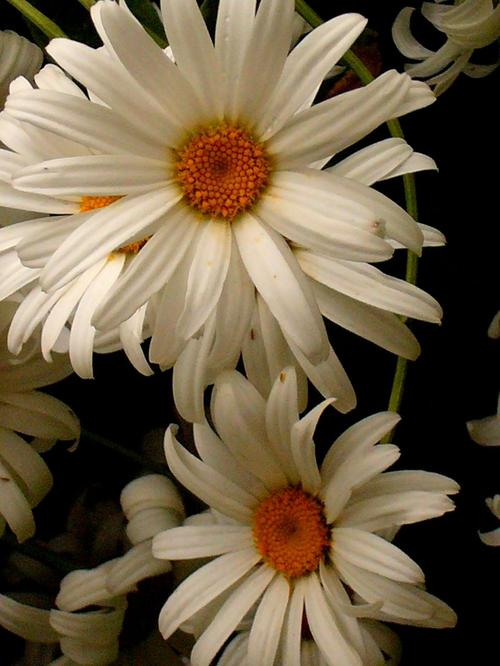
#> input picture flowers/test/daisy/1166535346_c10ec38f61_o.jpg, 500 x 666 px, given in place of 5419048_d1f570fdd0_k.jpg, which was not available
$ jupyter execute --allow-errors hog_hsv.ipynb   (text cells are left out)
#> lines starting #> are read from the running program, lines starting #| are printed output that depends on the picture; pictures that were not available may be replaced by others from this repository, and a replacement may not be noted
[cell 1]
import cv2
import matplotlib.pyplot as plt
from skimage.feature import hog
from skimage import exposure
import numpy as np

def extract_and_visualize_specific_hog_orientations(image_path):
    """
    Nhập vào một ảnh, trích xuất đặc trưng HOG và hiển thị các kênh định hướng
    được chỉ định (6, 7, 8, 9).

    Args:
        image_path (str): Đường dẫn đến file ảnh.
    """
    # 1. Đọc ảnh
    image = cv2.imread(image_path)
#> image is the input picture: shape (666, 500, 3); mean B, G, R 70.3, 94.5, 109.8
    if image is None:
        print(f"Lỗi: Không thể đọc ảnh từ đường dẫn {image_path}")
        return

    # Chuyển đổi ảnh từ BGR sang RGB để hiển thị với matplotlib
    image_rgb = cv2.cvtColor(image, cv2.COLOR_BGR2RGB)

    # 2. Chuyển đổi ảnh sang ảnh xám
    gray_image = cv2.cvtColor(image, cv2.COLOR_BGR2GRAY)
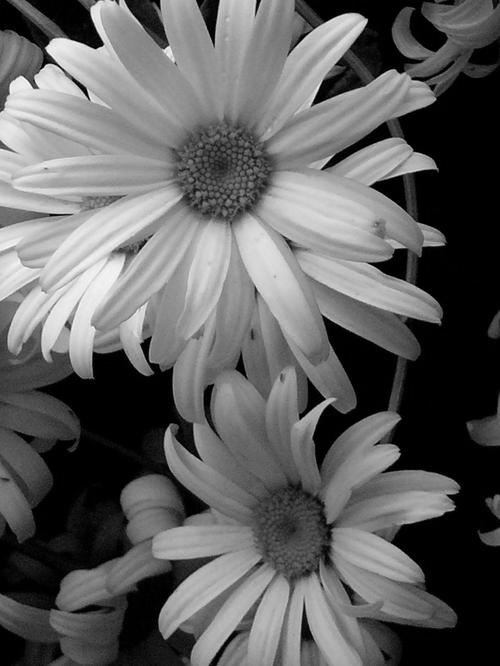
#> gray_image: shape (666, 500); min 0, max 252, mean 96.4

    print(f"Đang trích xuất đặc trưng HOG cho ảnh: {image_path}")

    # 3. Áp dụng HOG để trích xuất đặc trưng
    # Sử dụng 9 orientations, vì 6, 7, 8, 9 (tương ứng index 5, 6, 7, 8) nằm trong phạm vi này.
    num_orientations_to_extract = 11
    fd = hog(gray_image,
         orientations=num_orientations_to_extract,
         pixels_per_cell=(4, 4),
         cells_per_block=(2, 2),
         visualize=False,
         channel_axis=None, # Hoặc bỏ đi nếu bạn đang dùng scikit-image cũ
         feature_vector=False)
    # Lấy số lượng orientations thực tế từ mảng fd
    num_orientations_actual = fd.shape[-1]
#> num_orientations_actual = 11

    # Tính toán kích thước của ma trận cells
    n_cells_y = fd.shape[0]
#> n_cells_y = 165
    n_cells_x = fd.shape[1]
#> n_cells_x = 124

    # Tạo một ma trận để chứa giá trị cường độ cho mỗi orientation tại mỗi cell
    orientation_maps = np.zeros((n_cells_y, n_cells_x, num_orientations_actual))

    # Duyệt qua các blocks và cells để tính trung bình hoặc tổng hợp
    for y in range(n_cells_y):
        for x in range(n_cells_x):
            orientation_maps[y, x, :] = np.mean(fd[y, x], axis=(0, 1))

    # Các kênh định hướng muốn hiển thị (index trong mảng, bắt đầu từ 0)
    # Tương ứng với "orientation 6, 7, 8, 9" nếu đếm từ 1
    desired_orientation_indices = [6, 7, 8, 9]  # Chuyển sang index 0-based

    # 4. Hiển thị ảnh gốc và các kênh định hướng được chọn
    plt.figure(figsize=(15, 6)) # Điều chỉnh kích thước figure

    # Ảnh gốc
    plt.subplot(1, 5, 1) # 1 hàng, 5 cột
    plt.imshow(image_rgb)
    plt.title('Ảnh gốc')
    plt.axis('off')

    # Hiển thị từng kênh định hướng được chọn
    for i, orientation_idx in enumerate(desired_orientation_indices):
        if orientation_idx < num_orientations_actual:
            plt.subplot(1, 5, i + 2) # Bắt đầu từ vị trí thứ 2

            orientation_channel = orientation_maps[:, :, orientation_idx]
            # Rescale về kích thước ảnh gốc để hiển thị dễ hơn
            orientation_channel_resized = cv2.resize(orientation_channel, (gray_image.shape[1], gray_image.shape[0]), interpolation=cv2.INTER_NEAREST)
            orientation_channel_normalized = exposure.rescale_intensity(orientation_channel_resized, out_range=(0, 1))

            plt.imshow(orientation_channel_normalized, cmap='gray')
            plt.title(f'Orientation {orientation_idx + 1}') # Hiển thị theo cách đếm từ 1
            plt.axis('off')
        else:
            print(f"Cảnh báo: Orientation {orientation_idx + 1} không tồn tại (chỉ có {num_orientations_actual} orientations).")
            # Nếu muốn hiển thị một ô trống hoặc thông báo lỗi:
            plt.subplot(1, 5, i + 2)
            plt.text(0.5, 0.5, f'Orientation {orientation_idx + 1}\nKhông tồn tại',
                     horizontalalignment='center', verticalalignment='center',
                     transform=plt.gca().transAxes, color='red')
            plt.axis('off')
#> this loop made 4 passes
#> pass 1, in extract_and_visualize_specific_hog_orientations, `orientation_channel = orientation_maps[:, :, orientation_idx]`:
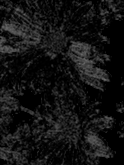
#> orientation_channel: shape (165, 124) float64; min 0, max 0.422, mean 0.0772
#> pass 1, in extract_and_visualize_specific_hog_orientations, `orientation_channel_normalized = exposure.rescale_intensity(orientatio..`:
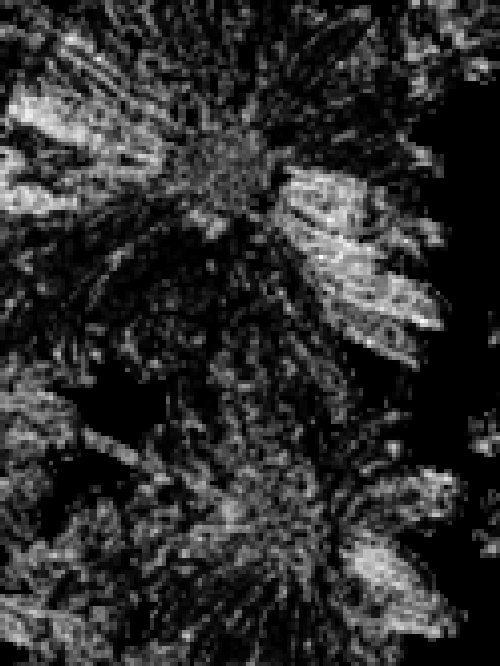
#> orientation_channel_normalized: shape (666, 500) float64; min 0, max 1, mean 0.183
#> pass 2, in extract_and_visualize_specific_hog_orientations, `orientation_channel = orientation_maps[:, :, orientation_idx]`:
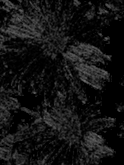
#> orientation_channel: shape (165, 124) float64; min 0, max 0.429, mean 0.0789
#> after the loop:
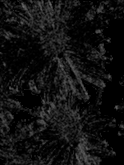
#> orientation_channel: shape (165, 124) float64; min 0, max 0.417, mean 0.0704

    plt.tight_layout()
    plt.show()
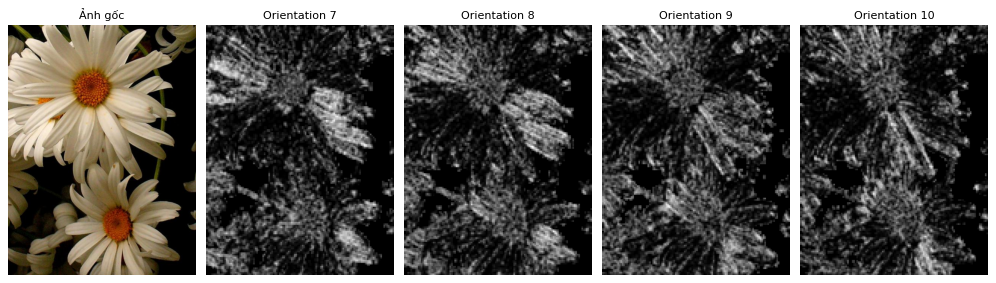
#> figure drawn by matplotlib, 5 panels
image_path = '../flowers/train/lily/5419048_d1f570fdd0_k.jpg'  # Thay đổi đường dẫn ảnh tại đây
extract_and_visualize_specific_hog_orientations(image_path)

[cell 2]
import numpy as np
import cv2
import os
from pathlib import Path
from skimage.feature import hog
from sklearn.preprocessing import LabelEncoder
from sklearn.svm import SVC
from sklearn.metrics import accuracy_score

# --- 1. Hàm Trích xuất Color Histogram HSV ---
# [42 lines left out: functions extract_color_hist_hsv, extract_hog, extract_features, not called in this run]

[cell 3]
# --- 4. Hàm Tải Dữ liệu và Trích xuất Đặc trưng ---
def load_and_extract_features(data_dir, orientations, resize_shape=(128, 128)):
    """Tải đường dẫn ảnh, trích xuất đặc trưng, và mã hóa nhãn."""
    X_features = []
    y_labels = []

    data_path = Path(data_dir)
    class_names = sorted([d.name for d in data_path.iterdir() if d.is_dir()])

    print(f"Đang tải và trích xuất từ: {data_dir} (Ori={orientations})")

    for class_name in class_names:
        class_path = data_path / class_name
        img_files = list(class_path.glob("*.jpg")) # Tìm file ảnh
        # Thêm các loại file ảnh khác nếu cần...

        for img_path in img_files:
            feats = extract_features(img_path, orientations=orientations, resize_shape=resize_shape)

            if feats is not None:
                X_features.append(feats)
                y_labels.append(class_name)

    if not y_labels:
        return np.array([]), np.array([]), class_names

    le = LabelEncoder()
    y_labels_encoded = le.fit_transform(y_labels)

    return np.array(X_features), y_labels_encoded, class_names

# --- CẤU HÌNH VÀ TẢI BAN ĐẦU ---
FLOWER_DATASET_ROOT = '../flowers'
TRAIN_DIR = os.path.join(FLOWER_DATASET_ROOT, 'train')
VAL_DIR = os.path.join(FLOWER_DATASET_ROOT, 'val')
IMG_SIZE = (128, 128)
DEFAULT_ORIENTATION = 9

C_list = [10]
gamma_list = ["scale"]
kernel_list = ["rbf"]
ORIENTATION_VALUES = [7, 8, 9, 10]

overall_best_model = None
overall_best_val_acc = 0.0
overall_best_orientation = 0
results = []

# Tải dữ liệu ban đầu để kiểm tra
try:
    X_train_base, y_train_base, class_names = load_and_extract_features(TRAIN_DIR, orientations=DEFAULT_ORIENTATION, resize_shape=IMG_SIZE)
    print(f"Kích thước tập huấn luyện gốc: {X_train_base.shape}")
except Exception as e:
    print(f"Lỗi: Không thể tải dữ liệu ban đầu. Vui lòng kiểm tra lại đường dẫn: {FLOWER_DATASET_ROOT}")
    raise e

[cell 4]
from sklearn.preprocessing import StandardScaler
from sklearn.decomposition import PCA

def apply_scaling_and_pca(X_train, X_val, n_components=0.95):
    """Thực hiện Chuẩn hóa và PCA, chỉ Fit trên tập Train."""

    # Chuẩn hóa (Standard Scaling)
    scaler = StandardScaler()
    X_train_scaled = scaler.fit_transform(X_train)
    X_val_scaled = scaler.transform(X_val)

    # PCA giảm chiều
    pca = PCA(n_components=n_components, random_state=42)
    X_train_pca = pca.fit_transform(X_train_scaled)
    X_val_pca = pca.transform(X_val_scaled)

    print(f"   [PCA] Kích thước gốc: {X_train_scaled.shape[1]} -> Kích thước sau PCA: {X_train_pca.shape[1]}")

    return X_train_pca, X_val_pca

[cell 5]
import pandas as pd
import numpy as np
from sklearn.svm import SVC
from sklearn.metrics import accuracy_score, precision_score, recall_score, f1_score
import pickle
# ... (các import khác)

# --- VÒNG LẶP LỒNG NHAU (GRID SEARCH) ---

# Đảm bảo các danh sách tham số C_list, gamma_list, kernel_list đã được định nghĩa
# (Ví dụ: C_list = [0.1, 1, 10, 100], gamma_list = ["scale", "auto", 0.001, 0.01, 0.1], kernel_list = ["rbf", "linear"])

# Reset biến results để lưu trữ metrics chi tiết
results = []

#> (the rest of this cell did not finish here and is left out)

[cell 6]
import numpy as np
import cv2
import pickle
import os
from pathlib import Path
from sklearn.preprocessing import StandardScaler
from sklearn.decomposition import PCA
from skimage.feature import hog
from sklearn.preprocessing import LabelEncoder
from sklearn.svm import SVC
from sklearn.metrics import accuracy_score

# --- I. TÁI TẠO CÁC HÀM TRÍCH XUẤT ĐẶC TRƯNG TỪ NOTEBOOK ---

# [40 lines left out: functions extract_color_hist_hsv, extract_hog, extract_features, not called in this run]

def load_and_extract_features(data_dir, orientations, resize_shape=(128, 128)):
    """Tải dữ liệu và trích xuất đặc trưng."""
    X_features = []
    y_labels = []

    data_path = Path(data_dir)
    class_names = sorted([d.name for d in data_path.iterdir() if d.is_dir()])

    for class_name in class_names:
        class_path = data_path / class_name
        img_files = list(class_path.glob("*.jpg"))

        for img_path in img_files:
            feats = extract_features(img_path, orientations=orientations, resize_shape=resize_shape)

            if feats is not None:
                X_features.append(feats)
                y_labels.append(class_name)

    if not y_labels:
        return np.array([]), np.array([]), class_names

    return np.array(X_features), np.array(y_labels), class_names


# --- II. THỰC HIỆN FIT CUỐI CÙNG VÀ LƯU ---

# Các giá trị cố định (từ kết quả grid search: Orientation=9, C=10, gamma='scale')
BEST_ORIENTATION = 9
IMAGE_RESIZE_SHAPE = (128, 128)
N_COMPONENTS_PCA = 0.95
SVC_C = 10
SVC_GAMMA = 'scale'

# CẦN CHỈNH SỬA ĐƯỜNG DẪN GỐC NẾU CẦN
FLOWER_DATASET_ROOT = '../flowers'
TRAIN_DIR = os.path.join(FLOWER_DATASET_ROOT, 'train')
VAL_DIR = os.path.join(FLOWER_DATASET_ROOT, 'val')

# 1. Tải và trích xuất đặc trưng cho Train và Val
X_train, y_train, class_names = load_and_extract_features(TRAIN_DIR, BEST_ORIENTATION, IMAGE_RESIZE_SHAPE)
X_val, y_val, _ = load_and_extract_features(VAL_DIR, BEST_ORIENTATION, IMAGE_RESIZE_SHAPE)

X_train_full = np.vstack([X_train, X_val])
y_train_full = np.hstack([y_train, y_val])

# 2. Fit StandardScaler và PCA trên tập dữ liệu full (để lưu)
print(f"BƯỚC 1: Đang fit StandardScaler và PCA trên tập dữ liệu full ({X_train_full.shape[0]} mẫu)...")
scaler = StandardScaler()
#> (the rest of this cell did not finish here and is left out)

[cell 7]
import cv2
import numpy as np
import pickle
from skimage.feature import hog
from skimage import exposure
from PIL import Image
import matplotlib.pyplot as plt

# --- 1. TẢI CÁC THÀNH PHẦN MODEL ---
MODEL_FILE = "best_svm_pca_hog_hsv_model.pkl"

def load_components(path=MODEL_FILE):
    """Tải model, scaler, pca, và thông số cần thiết từ file .pkl."""
    try:
        with open(path, 'rb') as f:
            data = pickle.load(f)
            return data
    except FileNotFoundError:
        print(f"Lỗi: Không tìm thấy file model tại {path}")
        return None
    except Exception as e:
        print(f"Lỗi khi tải model: {e}")
        return None

# --- 2. HÀM TRÍCH XUẤT ĐẶC TRƯNG (Tái tạo chính xác từ Notebook) ---

# Hàm HSV
# [56 lines left out: functions extract_color_hist_hsv, extract_hog, get_final_feature_vector, not called in this run]

# --- 3. HÀM DỰ ĐOÁN & DEMO ---
def demo_prediction(image_path):
    """Tải model, trích xuất đặc trưng và dự đoán cho ảnh."""

    # 1. Tải Model Components
    model_data = load_components()
    if model_data is None:
        return

    # 2. Đọc và tiền xử lý ảnh
    img_bgr = cv2.imread(image_path)
    if img_bgr is None:
        print(f"Lỗi: Không thể đọc ảnh từ đường dẫn {image_path}")
        return

    # 3. Trích xuất vector đặc trưng cuối cùng
    feature_vector_pca = get_final_feature_vector(img_bgr, model_data)

    # 4. Dự đoán
    svm_model = model_data['model']
    class_names = model_data['class_names']

    prediction_index = svm_model.predict(feature_vector_pca)[0]
    predicted_class = class_names[prediction_index]

    # Lấy xác suất
    probabilities = svm_model.predict_proba(feature_vector_pca)[0]
    confidence = probabilities[prediction_index] * 100

    print("\n=============================================")
    print(f"Ảnh đầu vào: {image_path}")
    print(f"Kích thước vector đặc trưng sau PCA: {feature_vector_pca.shape[1]}")
    print(f"🌼 KẾT QUẢ DỰ ĐOÁN: {predicted_class.upper()}")
    print(f"Độ tin cậy: {confidence:.2f}%")
    print("=============================================")

    # Hiển thị bảng chi tiết xác suất
    sorted_indices = np.argsort(probabilities)[::-1]
    print("\n--- Xác suất chi tiết ---")
    for i in sorted_indices:
        print(f"{class_names[i].capitalize()}: {probabilities[i]*100:.2f}%")

    # --- BONUS: Hiển thị ảnh (optional) ---
    img_rgb = cv2.cvtColor(img_bgr, cv2.COLOR_BGR2RGB)
    plt.figure(figsize=(5, 5))
    plt.imshow(img_rgb)
    plt.title(f"Dự đoán: {predicted_class.capitalize()} ({confidence:.1f}%)")
    plt.axis('off')
    plt.show()


# --- 4. HÀM TRÍCH XUẤT VÀ HIỂN THỊ ĐẶC TRƯNG HOG ---
def extract_and_visualize_hog(image_path, orientations, pixels_per_cell, cells_per_block):
    """Trích xuất và hiển thị HOG feature cho ảnh mới."""
#> called with image_path = '../Screenshot 2025-11-30 000114.png', orientations = 9, pixels_per_cell = (8, 8), cells_per_block = (2, 2)

    # Đọc ảnh
    image = cv2.imread(image_path)
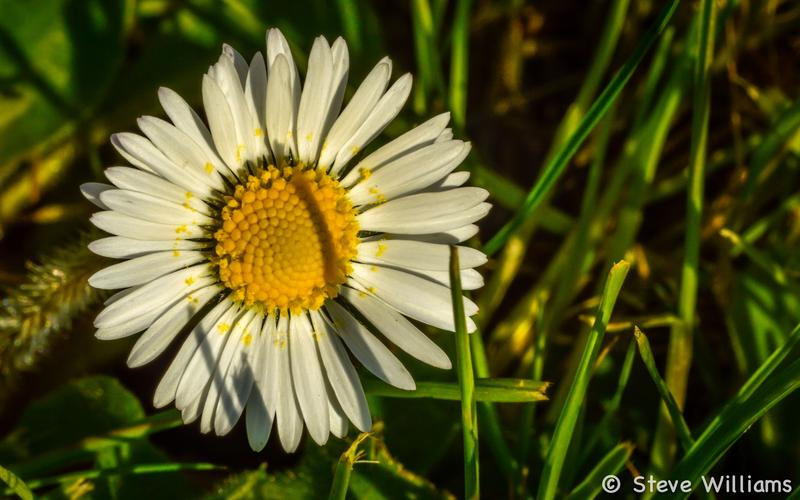
#> input picture flowers/test/daisy/13780747475_a6bef19515_o.jpg, 800 x 500 px, given in place of Screenshot 2025-11-30 000114.png, which was not available
#> image is the input picture: shape (500, 800, 3); mean B, G, R 34.1, 82.1, 82.1
    if image is None:
        print(f"Lỗi: Không thể đọc ảnh từ đường dẫn {image_path}")
        return

    image_rgb = cv2.cvtColor(image, cv2.COLOR_BGR2RGB)
#> image_rgb: shape (500, 800, 3)
    gray_image = cv2.cvtColor(image, cv2.COLOR_BGR2GRAY)
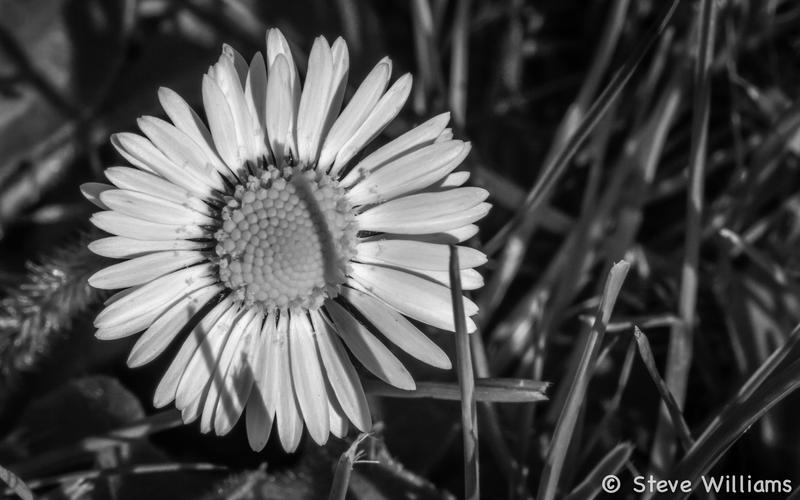
#> gray_image: shape (500, 800); min 0, max 250, mean 76.6

    # Áp dụng HOG (sử dụng các tham số đã dùng trong notebook)
    fd, hog_image = hog(
        gray_image,
        orientations=orientations,
        pixels_per_cell=pixels_per_cell,
        cells_per_block=cells_per_block,
        block_norm="L2-Hys",
        transform_sqrt=True,
        visualize=True,
        feature_vector=True
    )
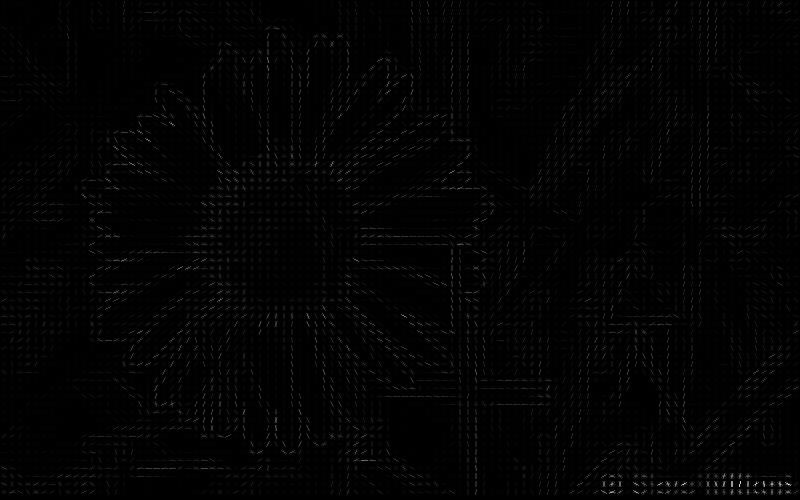
#> hog_image: shape (500, 800) float64; min 0, max 7.85, mean 0.084; drawn with min black and max white

    # Rescale HOG image để hiển thị
    hog_image_rescaled = exposure.rescale_intensity(hog_image, out_range=(0, 255))
    hog_image_rescaled = hog_image_rescaled.astype(np.uint8)

    # Hiển thị
    plt.figure(figsize=(10, 5))

    plt.subplot(1, 2, 1)
    plt.imshow(image_rgb)
    plt.title('Ảnh gốc')
    plt.axis('off')

    plt.subplot(1, 2, 2)
    plt.imshow(hog_image_rescaled, cmap='gray')
    plt.title('Đặc trưng HOG')
    plt.axis('off')

    plt.tight_layout()
    plt.show()

# --- CHẠY DEMO ---
if __name__ == '__main__':
    # THAY THẾ ĐƯỜNG DẪN ẢNH DEMO CỦA BẠN TẠI ĐÂY
    # (Sử dụng một ảnh có sẵn trong thư mục /flowers/test/ để kiểm tra)
    demo_image_path = '../Screenshot 2025-11-30 000114.png'

    # DEMO 1: Dự đoán
    demo_prediction(demo_image_path)

    # DEMO 2: Trích xuất và hiển thị ảnh HOG
    extract_and_visualize_hog(
        image_path=demo_image_path,
        orientations=9,
        pixels_per_cell=(8, 8),
        cells_per_block=(2, 2)
    )
